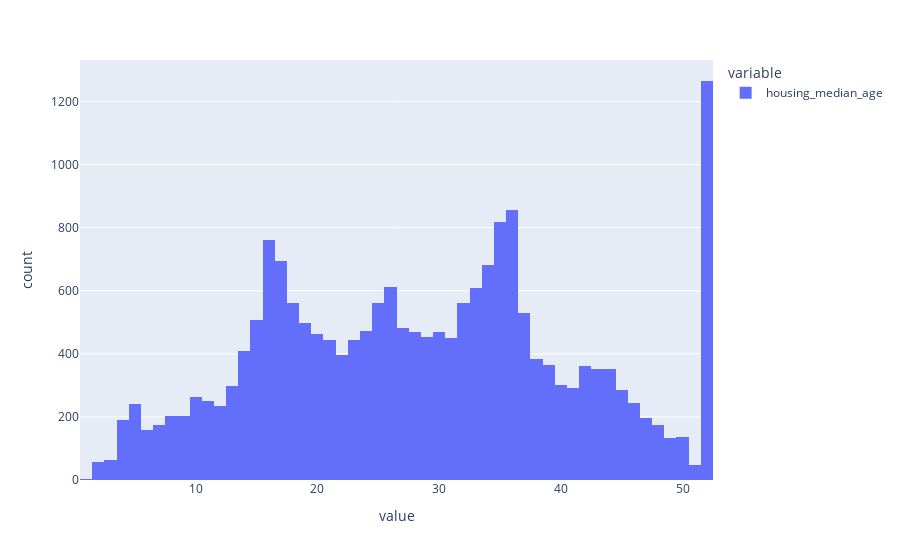

Write notebook code for a chart like this one.
### Code cell
fig = px.histogram(data['housing_median_age'])
fig.show()

### Figure 1 — Plotly figure (JSON) as saved in the notebook; plotly's stock layout.template omitted (floating-point values rounded to 4 significant figures; data arrays with more than 128 entries replaced by an {"elided": "..."} marker saying what was removed)
{"data": [{"alignmentgroup": "True", "bingroup": "x", "hovertemplate": "variable=housing_median_age<br>value=%{x}<br>count=%{y}<extra></extra>", "legendgroup": "housing_median_age", "marker": {"color": "#636efa", "pattern": {"shape": ""}}, "name": "housing_median_age", "offsetgroup": "housing_median_age", "orientation": "v", "showlegend": true, "type": "histogram", "x": {"elided": "20433 int values"}, "xaxis": "x", "yaxis": "y"}], "layout": {"barmode": "relative", "legend": {"title": {"text": "variable"}, "tracegroupgap": 0}, "margin": {"t": 60}, "xaxis": {"anchor": "y", "domain": [0, 1], "title": {"text": "value"}}, "yaxis": {"anchor": "x", "domain": [0, 1], "title": {"text": "count"}}}}
